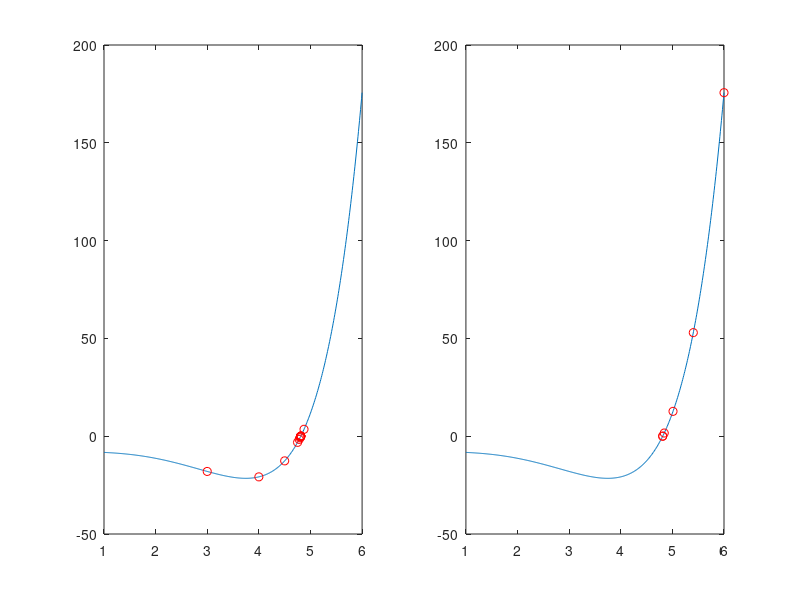

Reproduce this figure in MATLAB.
%% Initial settings
x = 1:0.01:6;
fx = exp(x)-log(x)-x.^3-10;
itMax = 20;

%% plot for Bisection method
subplot(1,2,1);
plot(x, fx)
hold on;

%% Initial settings for Bisection method
a = 1;
b = 5;

%% Find solution w/ Bisection method (Stopping Criterion: abs(f(x)) < 10^-3)
for i=1:itMax
    if (exp(a)-log(a)-a^3-10)*(exp(b)-log(b)-b^3-10) < 0
        c = (a + b) / 2;
        c
        fc = exp(c)-log(c)-c^3-10;
        fc
        plot(c, fc, 'r-o')
        
        if abs(fc) < 10^-3
            break
        end
        
        if (exp(a)-log(a)-a^3-10)*fc < 0
            b = c;
        else
            a = c;
        end
    end
end

%% plot for Newton-Raphson method
subplot(1,2,2);
plot(x, fx)
hold on;

%% Initial settings for Newton-Raphson method
p = 6;

%% Find solution w/ Newton-Raphson method (Stopping Criterion: abs(f(x)) < 10^-3)
for i=1:itMax
    fp = exp(p)-log(p)-p^3-10;
    plot(p, fp, 'r-o')
    p
    
    if fp < 10^-3
        break
    end
    
    dfp = exp(p)-1/p-3*p^2;
    p = p - fp/dfp;
end